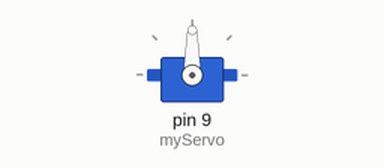
Bench run of a sketch on a simulated Arduino Uno, built with avr-gcc and run on an emulated ATmega328P. Parts: servo. Random numbers use the default seed unless the sketch sets one.

Above: at 0.1 s.
At 9.75 s:
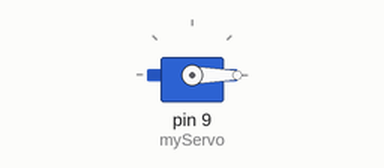
At 19.25 s:
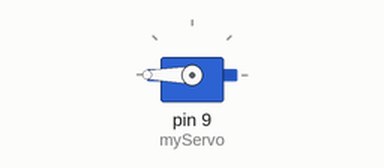
At 39.75 s:
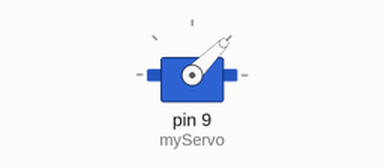
Timing chart, 0 to 40.0 s (numbered marks = the images above):
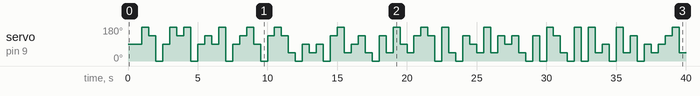

The sketch:

servoTest.ino
```cpp
#include <Servo.h>

Servo myServo;
int currentAngle = 0;
unsigned long previousMillis = 0;
unsigned long interval = 500;

void setup() {
    myServo.attach(9);  // Attach the servo to pin 9
}

void loop() {
    unsigned long currentMillis = millis();
    if (currentMillis - previousMillis >= interval) {
        previousMillis = currentMillis;
        int angles[] = {0, 45, 90, 135, 180};
        int randomIndex = random(5);
        int newAngle = angles[randomIndex];
        while (newAngle == currentAngle) {
            randomIndex = random(5);
            newAngle = angles[randomIndex];
        }
        currentAngle = newAngle;
        myServo.write(currentAngle);
    }
}
```

Measured:
- by itself, servo on pin 9 (myServo): 90° → 180° at 1.0 s, → 135° 0.50 s later, → 0° 0.50 s later, → 90° 0.50 s later, … (78 changes in this stretch)
